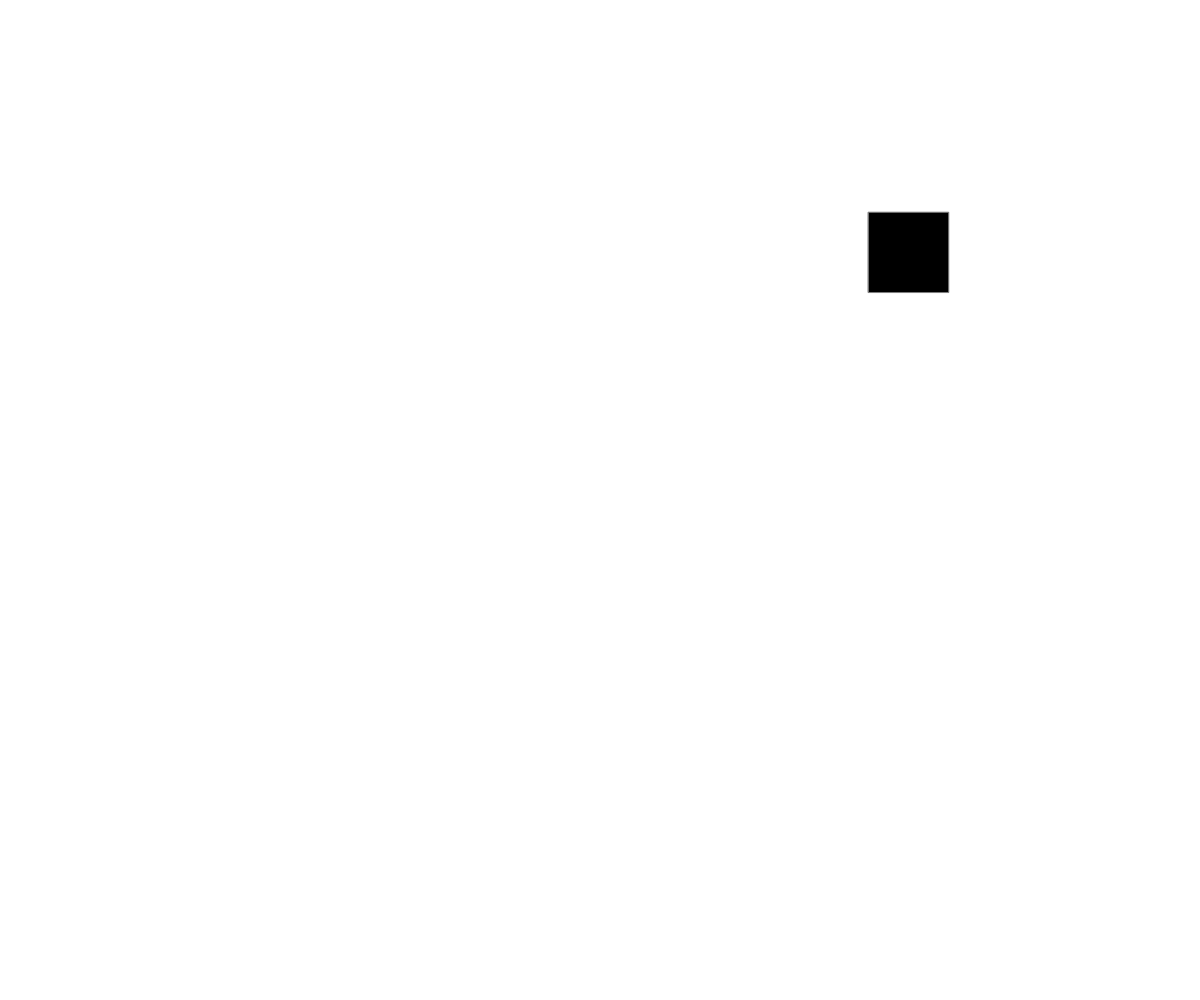
Frame 1 (no input)
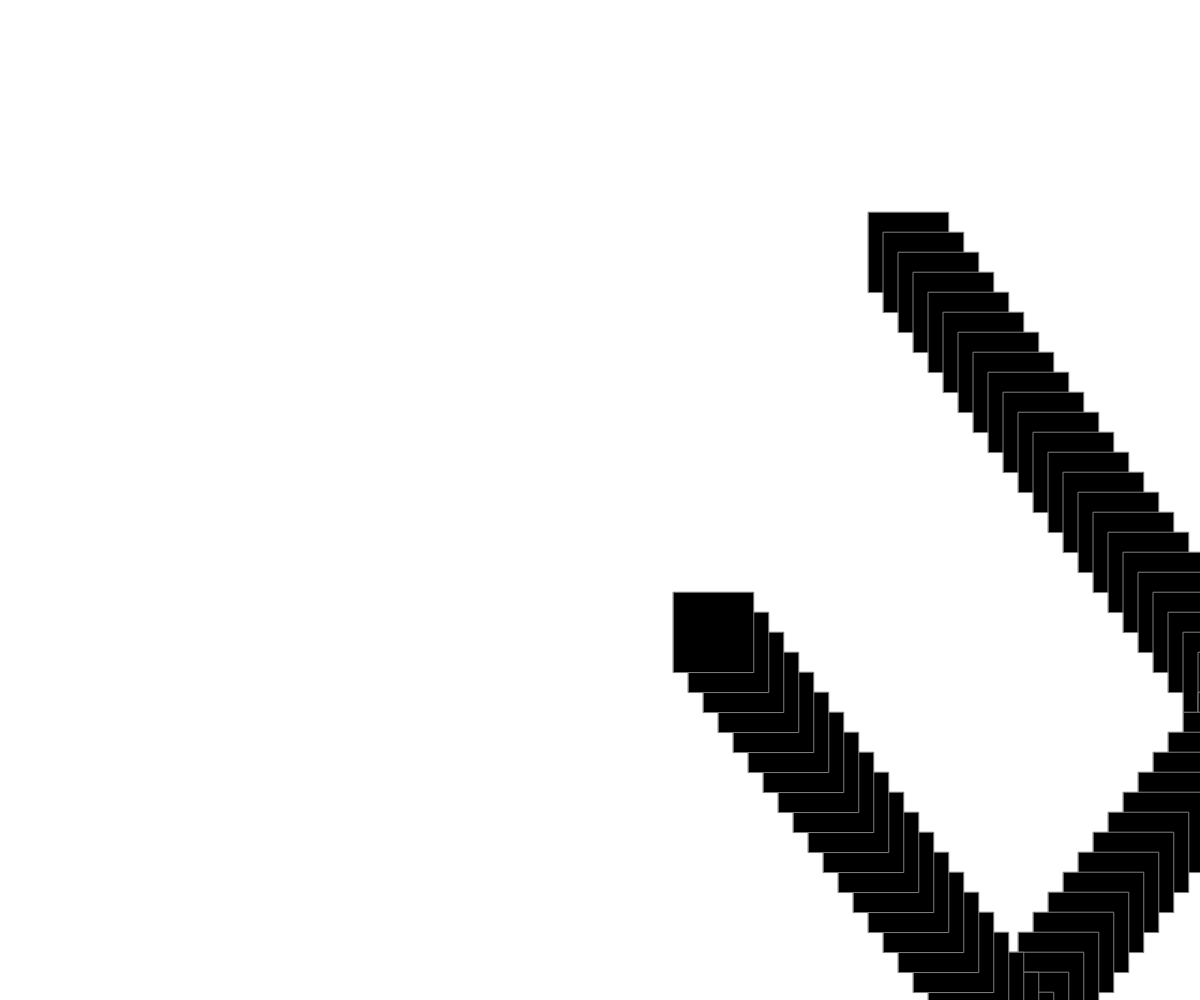
Frame 60 (no input)
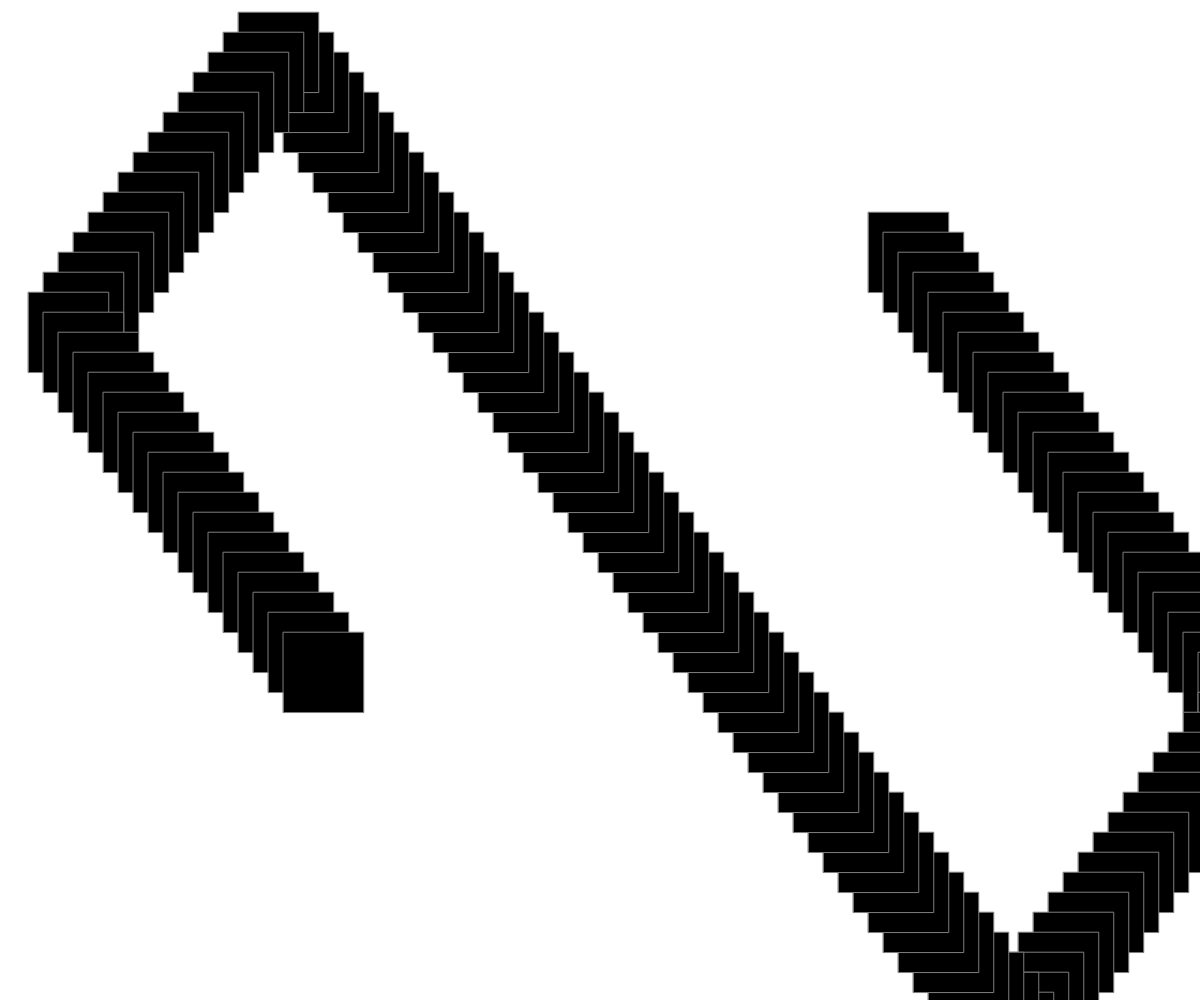
Frame 120 (the mouse pressed at the canvas centre since frame 60)

The p5.js sketch that drew these frames (run headless with seeded random() and noise() and a simulated clock; from frame 60 on, the mouse is pressed at the canvas centre):

// p5.js sketch
// ── sketch.js
var PosX = 0;
var PosY = 0;
var squareX;
var squareY;
let speed = 15;
let speedy = 20;



function setup() {
    createCanvas(windowWidth, windowHeight);
    PosX = random(0, windowWidth);
    PosY = random(0, windowHeight);
    squareX = random(0, 15);
    squareY = random(0, 15);
    squareSize = random(0, 100);

    alert("Help: Press ARROWS for color options, ENTER for rainbow. Press BACKSPACE to stop.");
}

function draw() {

    let r1 = map(mouseY, 0, width, 0, height);
    let r2 = map(mouseX, 0, width, 0, height);
    translate(PosX, PosY);
    fill(0);
    stroke(126);
    if (keyCode === ENTER) {
        fill(random(0, 255), random(0, 255), random(0, 255));
    }
    if (keyCode === RIGHT_ARROW) {
        fill(255, 0, 0);
    } else if (keyCode === DOWN_ARROW) {
        fill(255, 255, 255);
    }
    if (keyCode === LEFT_ARROW) {
        fill(0, 0, 255);
    } else if (keyCode === UP_ARROW) {
        fill(0, 0, 0);
    } else if (keyCode == BACKSPACE) {
      noloop();
    }

    square(squareX, squareY, squareSize);

    if (PosX > windowWidth || PosX < 25) {
        speed = speed * -1;

    }
    if (PosY > windowHeight - 25 || PosY < 25) {
        speedy = speedy * -1;

    }

    PosX = PosX + speed;
    PosY = PosY + speedy;

}
